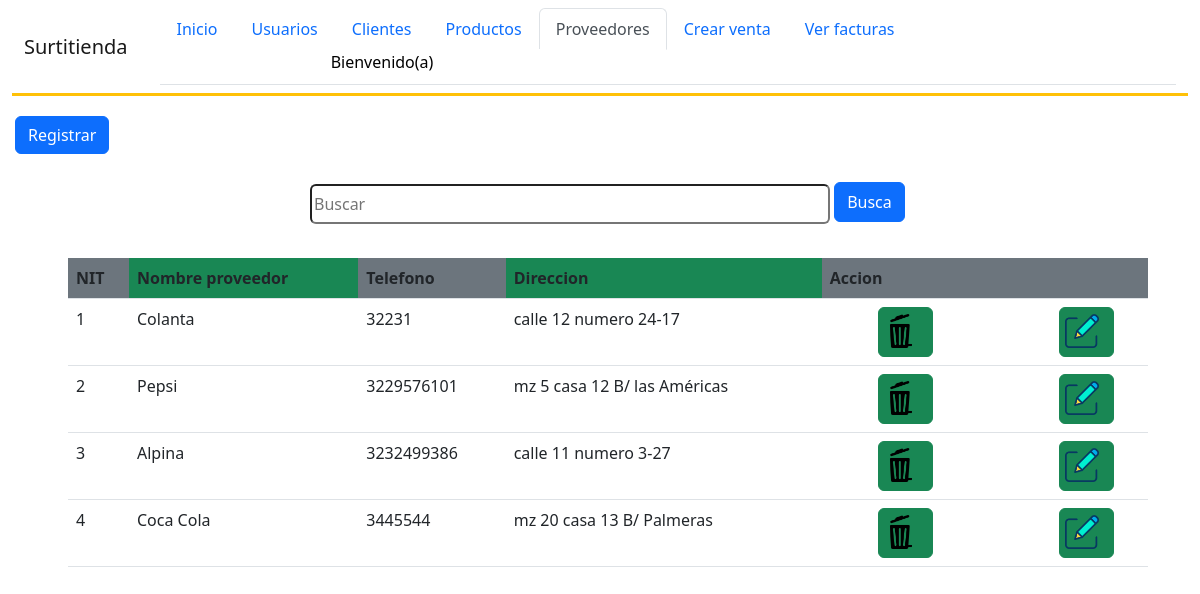
Screenshot of /administrador/proveedores/prove.php with the database file from the repository.
### tables this page shows
CREATE TABLE `proveedor` (
  `nit` int(11) NOT NULL,
  `nombre` char(70) DEFAULT NULL,
  `telefono` bigint(10) DEFAULT NULL,
  `direccion` char(80) DEFAULT NULL
);

### administrador/proveedores/prove.php (the view, shortened to what this page needs)
<?php
    include_once("../../conection/conexion.php");
    $nombre1=$_SESSION['nomb'];
    $apellido=$_SESSION['apel'];
    $sentencia1="SELECT * FROM proveedor";
    $resultado=$bd->prepare($sentencia1);
    $resultado->execute();
?>
<!DOCTYPE html>
<html lang="en">
<head>
    <link href="https://cdn.jsdelivr.net/npm/bootstrap@5.2.0-beta1/dist/css/bootstrap.min.css" rel="stylesheet">
    <link rel="stylesheet" href="../../css/prove.css">
</head>
<body>
<div class="container-fluid">
        <nav class="navbar navbar-expand-md navbar-light border-3 border-bottom border-warning">
            <div class="container-fluid">
                <a href="index.php" class="navbar-brand">Surtitienda</a>
                <div id="MenuNavegacion" class="collapse navbar-collapse">
                    <ul class="nav nav-tabs ms-3">
                        <li class="nav-item"><a class="nav-link" href="../index.php">Inicio</a></li>
                        <li class="nav-item"><a class="nav-link" href="../usuarios.php">Usuarios</a></li>
                        <li class="nav-item"><a class="nav-link" href="../clientes/index.php">Clientes</a></li>
                        <li class="nav-item"><a class="nav-link" href="../productos/index.php">Productos</a></li>
                        <li class="nav-item"><a class="nav-link active" href="proveedores/prove.php">Proveedores</a></li>
                        <li class="nav-item"><a class="nav-link" href="../ventas/vent.php">Crear venta</a></li>
                        <li class="nav-item"><a class="nav-link" href="../facturas/factu.php">Ver facturas</a></li>
                        <div class="btn-group" role="group">
                            <button id="btnGroupDrop1" type="button" class="dropdown" data-bs-toggle="dropdown" aria-expanded="false">
                            <p id="p">Bienvenido(a) <?php echo $nombre1 ?>  <?php echo $apellido ?></p>
                            </button>
                        </div>
                    </ul>
                </div>
            </div>
        </nav>
    </div>
    <div id="nim">
            <a href="registrar.php"><button type="button" class="btn btn-primary">Registrar</button></a>
            </div>
    <form method="post" action="buscar.php">
        <input class="buscar"  type="search" name="buscar"  id="" placeholder="Buscar"> <a href="#"><button id="but" class="btn btn-primary">Busca </button></a> <br> <br>
    <div id="tag">
        <center>
        <table  class="table">
    <tr>
        <th class="bg-secondary" scope="col">NIT</th>
        <th class="bg-success" scope="col">Nombre proveedor</th>
        <th class="bg-secondary" scope="col">Telefono</th>
        <th class="bg-success" scope="col">Direccion</th>
        <th class="bg-secondary" scope="col">Accion</th>
        <th class="bg-secondary" scope="col"></th>
    </tr>
    <?php
        foreach ($resultado as $move) {
    ?>
    <tr>
        <td><?php echo $move->nit;?></td>
        <td><?php echo $move->nombre?></td>
        <td><?php echo $move->telefono?></td>
        <td><?php echo $move->direccion?></td>
        <td><a id="q1" class="btn btn-success mx-5" href="eliminar3.php?id=<?php echo $move->nit?> & nomb=<?php echo $move->nombre?>"><img class="mi" src="../../img/bote1.png" alt=""></a></td>
    <td><a id="q2" class="btn btn-success" href="modificar3.php?id=<?php echo $move->nit?> & nomb=<?php echo $move->nombre?>"><img class="mi" src="../../img/modi2.png" alt=""></a></td>
    </tr>
    <?php
    }
    ?>
</div>
</form>
</body>
</html>

### css/prove.css (style rules this page uses)
.mi { margin-left: -9px; margin-top: -2px; width: 38px; height: 38px; padding: 2px; }
.buscar { margin-top: 30px; margin-left: 310px; width: 520px; height: 40px; border-radius: 6px; }
#but { height: 40px; margin-top: -7px; }
#nim { margin-left: 15px; margin-top: 20px; width: 380px; }
#tag { width: 90%; margin-top: 10px; margin-left: 68px; }
#btnGroupDrop1 { border-radius: 5px; background-color: white; margin-left: 60px; border: 0px; color:black; width: 325px; height: 35px; }

### rows the page displays
proveedor: nit "1", nombre "Colanta", telefono "32231", direccion "calle 12 numero 24-17"
proveedor: nit "2", nombre "Pepsi", telefono "3229576101", direccion "mz 5 casa 12 B/ las Américas"
proveedor: nit "3", nombre "Alpina", telefono "3232499386", direccion "calle 11 numero 3-27"
proveedor: nit "4", nombre "Coca Cola", telefono "3445544", direccion "mz 20 casa 13 B/ Palmeras"
